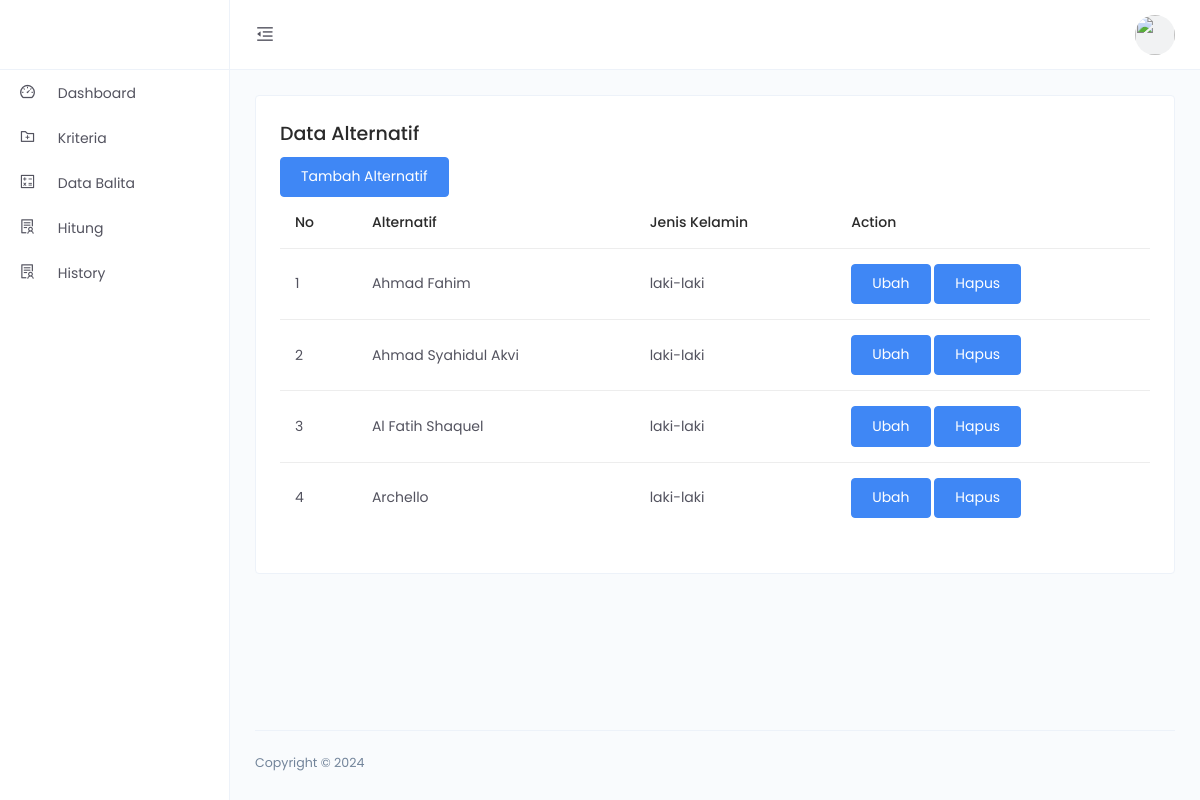
/alternatif.php (signed in), run on the app's committed database.
### tables this page shows
CREATE TABLE `alternatif` (
  `id_alternatif` int(11) NOT NULL,
  `nama_alternatif` varchar(255) NOT NULL,
  `jenis_kelamin` varchar(255) NOT NULL
);

### src/alternatif.php (the view, shortened to what this page needs)
<?php
 include '../config/database.php';
?>
<!DOCTYPE html>
<html lang="en">
<head>
    <link href="../assets/css/app.min.css" rel="stylesheet">
</head>
<body>
    <div class="app">
        <div class="layout">
         <?php include'header.php'?>
         <?php include'sidenav.php'?>
            <div class="page-container">
                <div class="main-content">
                    <div class="row">
                        <div class="col-md-6 col-lg-12">
                            <div class="card">
                                <div class="card-body">
                                <h4>Data Alternatif</h4>
                                    <a href="tambah_alternatif.php" class="btn btn-primary btn-user">Tambah Alternatif</a>
                                    <div class="table-responsive">
                                        <table class="table table-hover">
                                            <thead>
                                                <tr>
                                                    <th scope="col">No</th>
                                                    <th scope="col">Alternatif</th>
                                                    <th scope="col">Jenis Kelamin</th>
                                                    <th scope="col">Action</th>
                                                </tr>
                                            </thead>
                                            <tbody>
                                            <?php
                $no = 1;
                $get_data = mysqli_query($conn, "select * from alternatif");
                while($display = mysqli_fetch_array($get_data)) {
                    $id = $display['id_alternatif'];
                    $nama = $display['nama_alternatif'];
                    $jeniskel = $display['jenis_kelamin'];
                ?>
                <td class="text-truncate"><?php echo $no ?></td>
                <td class="text-truncate"><?php echo $nama ?></td>
                <td class="text-truncate"><?php echo $jeniskel ?></td>
                <td class="text-truncate">
                    <a href='edit_alternatif.php?GetID=<?php echo $id ?>' style="text-decoration: none; list-style: none;"><input type='submit' value='Ubah' id='editbtn' class="btn btn-primary btn-user" ></a>
                    <a href='delete_barang.php?Del=<?php echo $id ?>' style="text-decoration: none; list-style: none;"><input type='submit' value='Hapus' id='delbtn' class="btn btn-primary btn-user" ></a>
                </td>
              <?php
              $no++;
                }
              ?>
                                            </tbody>
                                        </table>
                                    </div>
                                </div>
                            </div>
                        </div>
                    </div>
                </div>
                <footer class="footer">
                    <div class="footer-content justify-content-between">
                        <p class="m-b-0">Copyright © 2024</p>
                    </div>
                </footer>
            </div>
        </div>
    </div>
</body>
</html>

### data on the page
alternatif: nama_alternatif "Ahmad Fahim", jenis_kelamin "laki-laki"
alternatif: nama_alternatif "Ahmad Syahidul Akvi", jenis_kelamin "laki-laki"
alternatif: nama_alternatif "Al Fatih Shaquel", jenis_kelamin "laki-laki"
alternatif: nama_alternatif "Archello", jenis_kelamin "laki-laki"
